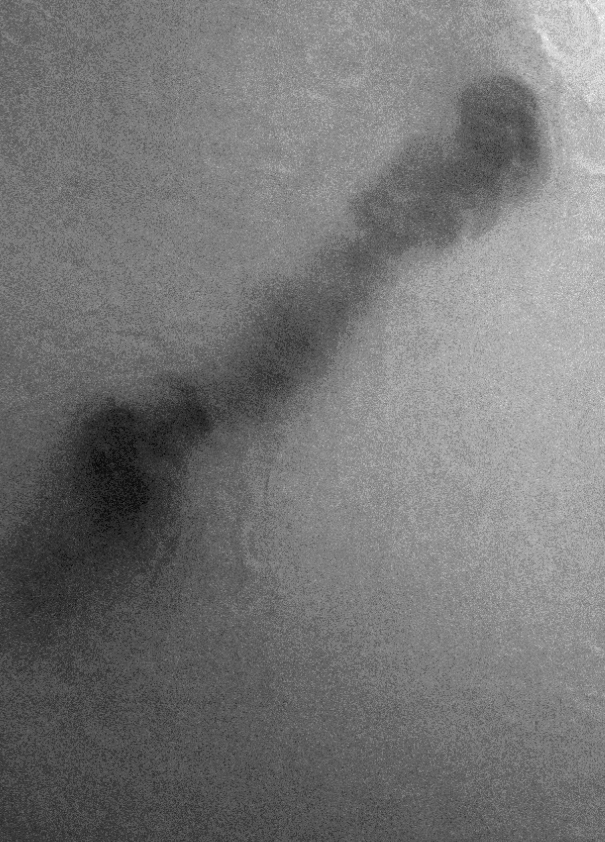
%> input picture _images/flow_snaps/pre2_OG.png, 605 x 842 px
$ octave multiple_bg_flow_x.m   (GNU Octave 9; MATLAB toolbox functions it lacks are replaced by stand-ins)
%> lines starting %> are read from the running program, lines starting %| are printed output that depends on the picture; in (x1, y1, x2, y2) boxes, pixels count from 0 and x2, y2 are one past the last pixel; in counts of white or black regions, pixels touching at a corner belong together; the program's own positions count from 1
%% 1. Setup and Load
clear; clc; close all;

img_filename  = "../_images/flow_snaps/pre2_OG.png";
mask_filename = "../_images/flow_snaps/pre2_mask.png";

img = imread(img_filename);
%> img is the input picture: size 842x605 uint8; min 0, max 255, mean 117.6
mask_in = imread(mask_filename);
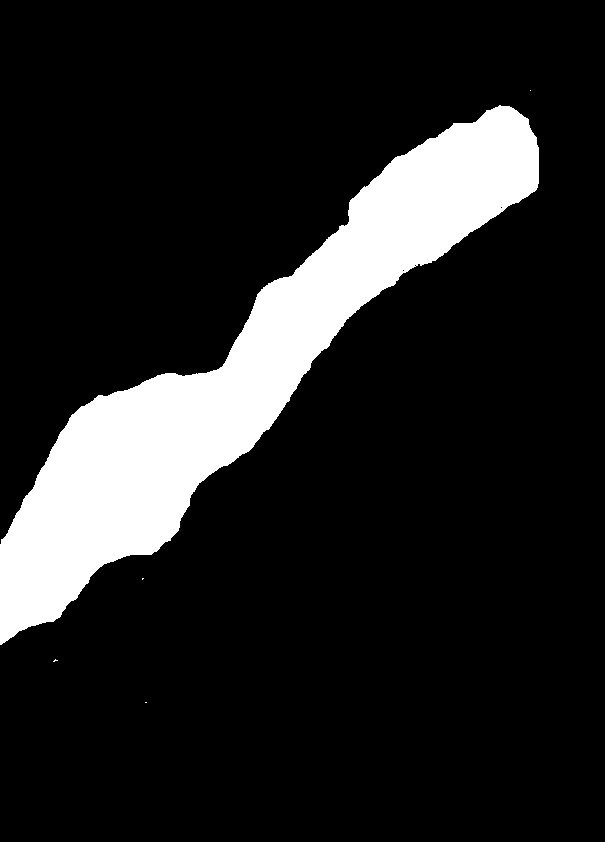
%> input picture _images/flow_snaps/pre2_mask.png, 605 x 842 px
%> mask_in is the input picture: size 842x605 uint8; 13.8% white; 5 white regions (4 under 20 px), largest, box (x1, y1, x2, y2) and area: (0, 105, 539, 645) 70345

if size(img, 3) == 3, img = rgb2gray(img); end
if size(mask_in, 3) == 3, mask_in = rgb2gray(mask_in); end

% Convert to double for math, preserving 0-255 scale
img_d = double(img);
mask  = imbinarize(mask_in);

%% 2. Dilate Mask & Generate Background (I_0)
dilation_amount = 25;
se = strel('disk', dilation_amount);
mask_dilated = imdilate(mask, se);
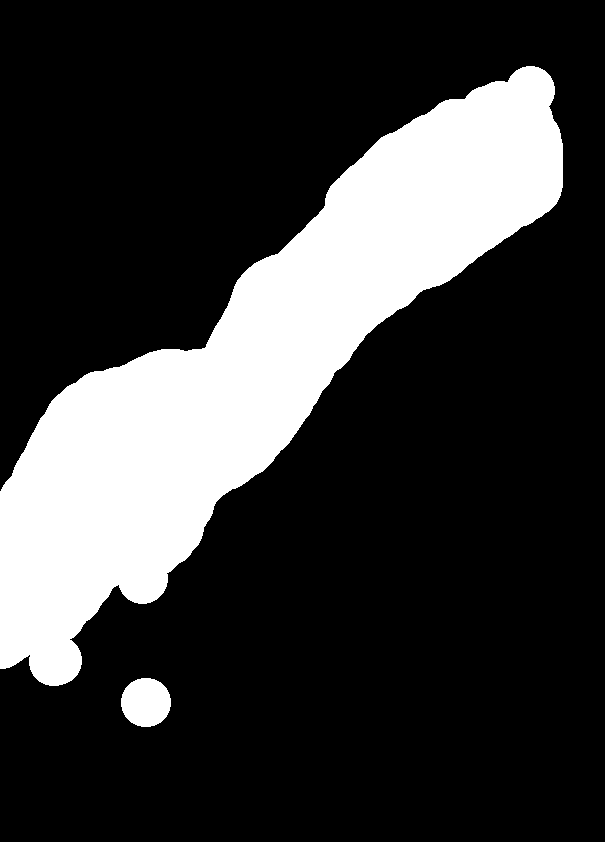
%> mask_dilated: size 842x605 logical; 22.5% white; 2 white regions, box (x1, y1, x2, y2) and area: (0, 66, 563, 686) 112708, (121, 678, 171, 727) 1934
img_background = regionfill(img_d, mask_dilated);
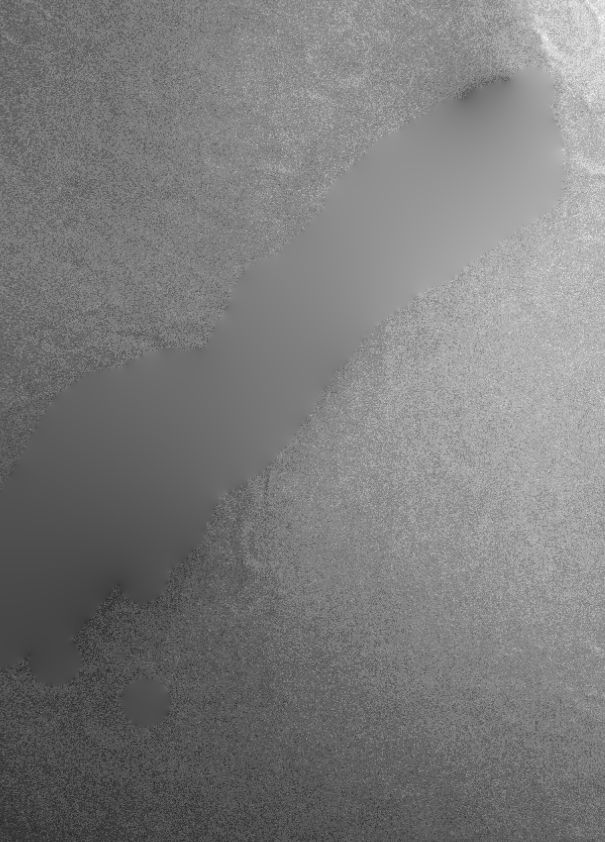
%> img_background: size 842x605 double; min 36, max 255, mean 123.7

% Visualization
figure('Position', [100, 100, 1200, 400]);
subplot(1,3,1); imshow(img_d, []); title('Original (I)');
subplot(1,3,2); imshow(mask_dilated); title('Dilated Mask');
subplot(1,3,3); imshow(img_background, []); title('Estimated Background (I_0)');

%% 3. Define Vertical Sampling Coordinates
% --- CONFIGURATION FOR VERTICAL SCANS ---
% y_range: The START and END pixel height (Vertical length of the profile)
y_range = [130, 300];

% x_min / x_max: The LEFT and RIGHT bounds to scan across
x_min = 420;
x_max = 440;
num_lines = 30;

% Iterate over X coordinates
xs = linspace(x_min, x_max, num_lines);
N = round(diff(y_range)) + 1; % Length of the line is now vertical distance

% Initialize arrays
prof_I   = zeros(num_lines, N);
prof_I0  = zeros(num_lines, N);
lineXs   = zeros(num_lines, N);
lineYs   = zeros(num_lines, N);

%% 4. Loop & Extract Profiles
for i = 1:num_lines
    xi = xs(i);

    % Define Vertical Line: X is constant, Y varies
    x_pair = [xi, xi];
    y_pair = y_range;

    % 1. Get I from Original Image
%> (the run ends here)
